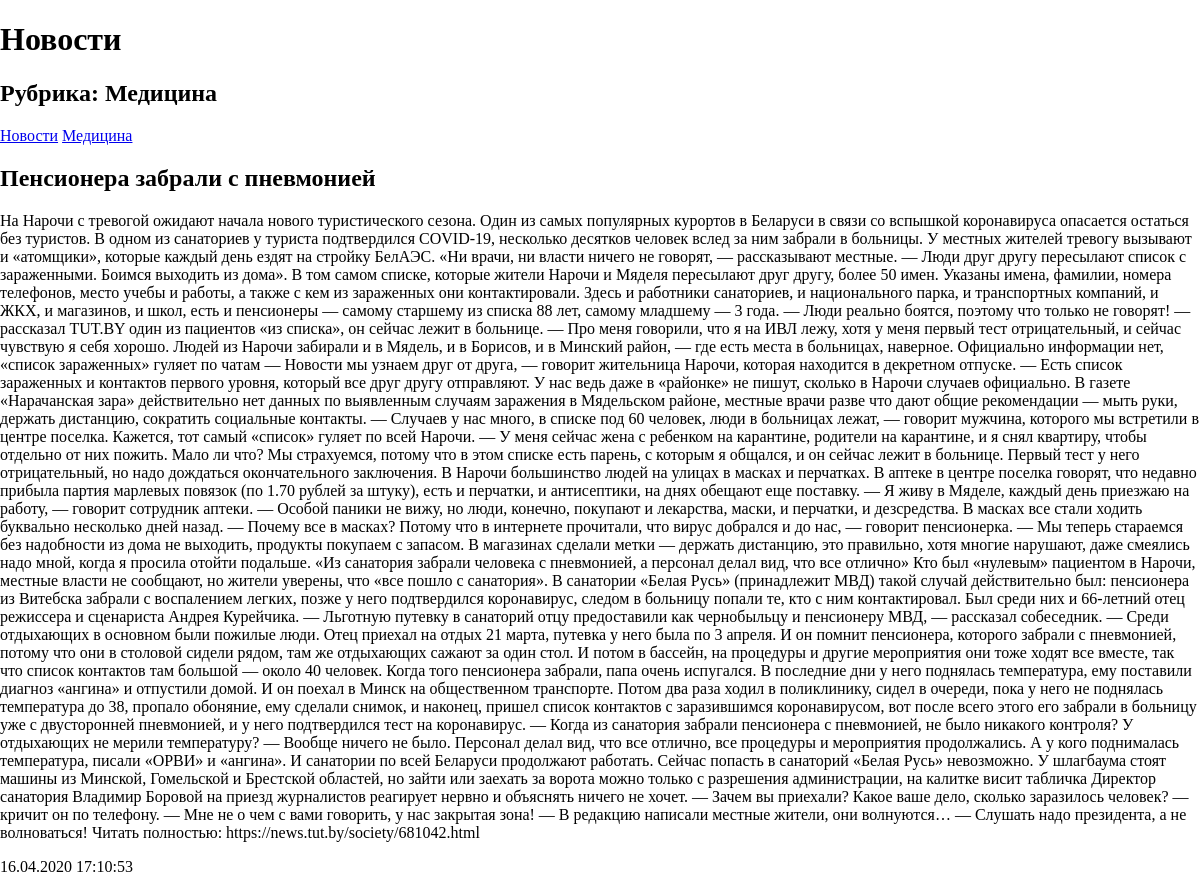
/1/, run on the app's committed database.
### news/models.py (models this page shows, shortened)
class Rubric(models.Model):
    name = models.CharField(max_length=40, db_index=True, verbose_name='Название')
    class Meta:
        verbose_name_plural = 'Рубрики'
        verbose_name = 'Рубрика'
        ordering = ['name']

class ModelNews(models.Model):
    title = models.CharField(max_length=50, verbose_name='Заголовок')
    content = models.TextField(null=True, blank=True, verbose_name='Контент')
    published = models.DateTimeField(auto_now_add=True, db_index=True, verbose_name='Дата публикации')
    rubric = models.ForeignKey('Rubric', null=True, on_delete=models.PROTECT, verbose_name='Рубрика')
    class Meta:
        verbose_name_plural = 'Новости'
        verbose_name = 'Обьявление'
        ordering = ['-published']

### news/views.py (the view)
# urls.py: path('', by_rubric, name='by_rubric'),
def by_rubric(request,rubric_id):
    bbs = ModelNews.objects.filter(rubric=rubric_id)
    rubrics = Rubric.objects.all()
    current_rubric = Rubric.objects.get(pk=rubric_id)
    context = {'bbs': bbs, 'rubrics': rubrics, 'current_rubric': current_rubric}
    return render(request, 'news/by_rubric.html', context)

### news/templates/news/by_rubric.html
{% extends 'layout/basic.html' %}
{% load static %}
{% block content %}
    <h1>Новости</h1>
    <h2>Рубрика: {{ current_rubric.name }}</h2>
    <div>
        <a href="{% url 'NewsIndex' %}">Новости</a>
        {% for rubric in rubrics %}
        <a href="/{{ rubric.pk }}/">{{ rubric.name }}</a>
        {% endfor %}
    </div>
    {% for bb in bbs %}
    <div>
        <h2>{{ bb.title }}</h2>
        <p>{{ bb.content }}</p>
        <p>{{ bb.published|date:"d.m.Y H:i:s" }}</p>
    </div>
    {% endfor %}
{% endblock %}

### news/templates/layout/basic.html (shortened to what this page needs)
{% load static %}
<!DOCTYPE html>
<html lang="ru">
<head>
    <link rel="stylesheet" href="{% static 'project_static/style.css' %}">
</head>
<body>
    {% block content %}
    {% endblock %}
</body>
</html>

### static/project_static/style.css (style rules this page uses)
html, body { margin: 0; padding: 0; position: relative; }

### data on the page
Rubric: name "Медицина"
ModelNews: title "Пенсионера забрали с пневмонией", content "На Нарочи с тревогой ожидают начала нового туристического сезона. Один из самых популярных курортов в Беларуси в связи со вспышкой коронавируса опасается остаться без туристов. В одном из санаториев у туриста подтвердился COVID-19, несколько десятков человек вслед за ним забрали в больницы. У местных жителей тревогу вызывают и «атомщики», которые каждый день ездят на стройку БелАЭС. «Ни врачи, ни власти ничего не говорят, — рассказывают местные. — Люди друг другу пересылают список с зараженными. Боимся выходить из дома». В том самом списке, которые жители Нарочи и Мяделя пересылают друг другу, более 50 имен. Указаны имена, фамилии, номера телефонов, место учебы и работы, а также с кем из…", published "16.04.2020 17:10:53"
